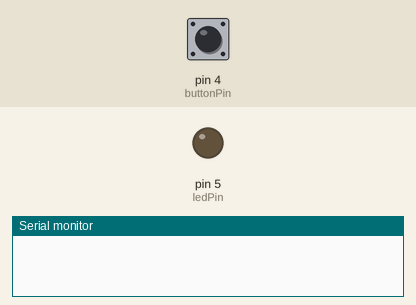
This sketch was run on a simulated Arduino Uno, built with avr-gcc and run on an emulated ATmega328P. Parts: output pins drawn as LEDs (lit = HIGH), the last lines printed to the serial monitor. Inputs (shaded band) come from the test bench; at power-on: pin 4 (buttonPin) LOW.

Above: at 1.2 s.
1.3 s: pin 4 (buttonPin) pulled HIGH for 0.15 s
At 1.9 s:
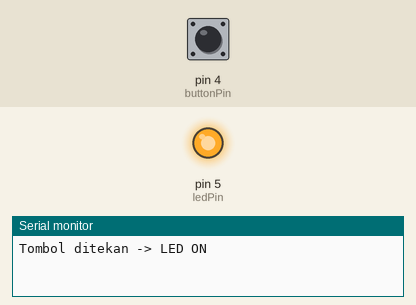
2.9 s: pin 4 (buttonPin) pulled HIGH for 1 s
At 4.3 s:
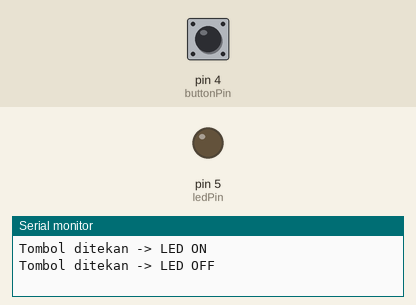
5.4 s: pin 4 (buttonPin) pulled HIGH for 3.2 s
At 6.2 s:
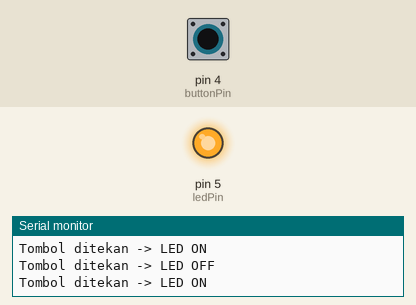
Timing chart, 0 to 8.4 s (numbered marks = the images above; inputs shaded):
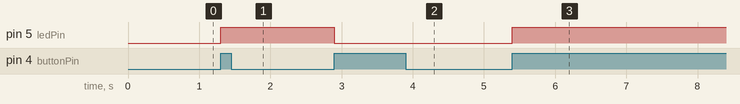

The sketch:

Praktikum-1.ino
```cpp
const int buttonPin = 4;
const int ledPin = 5;

int buttonState = 0;
bool ledState = false;

void setup() {
  Serial.begin(115200);

  pinMode(buttonPin, INPUT);
  pinMode(ledPin, OUTPUT);

  digitalWrite(ledPin, LOW);
}

void loop() {
  buttonState = digitalRead(buttonPin);

  if (buttonState == HIGH) {

    // Mengubah state LED dari OFF menjadi ON
    ledState = !ledState;

    // Menerapkan state LED ke output
    digitalWrite(ledPin, ledState);

    if (ledState == true) {
      Serial.println("Tombol ditekan -> LED ON");
    } else {
      Serial.println("Tombol ditekan -> LED OFF");
    }

    // Debounce untuk mencegah satu tekanan
    delay(200);

    // Menunggu sampai tombol dilepas
    while (digitalRead(buttonPin) == HIGH) {
      delay(10);
    }
  }
}
```

Measured:
- after the input at 1.3 s, pin 5 (ledPin): LOW → HIGH at once
- after the input at 2.9 s, pin 5 (ledPin): HIGH → LOW at once
- after the input at 5.4 s, pin 5 (ledPin): LOW → HIGH at once
